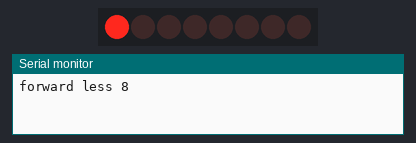
Bench run of a sketch on a simulated Arduino Uno, built with avr-gcc and run on an emulated ATmega328P. On the bench: 8 shift-register outputs drawn as a row of LEDs (first output left, lit = HIGH), the last lines printed to the serial monitor. Wiring (inferred from the names in the program): shift register (74HC595): data pin 2; shift clock pin 3; latch pin 4. Wiring (inferred from the signals the program sends): row of LEDs: on Q0, Q1, Q2, Q3, Q4, Q5, Q6, Q7.

Above: at 0.03 s.
At 0.52 s:
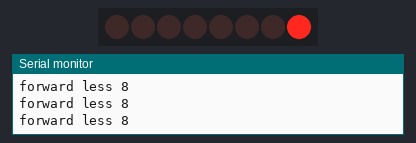
At 0.81 s:
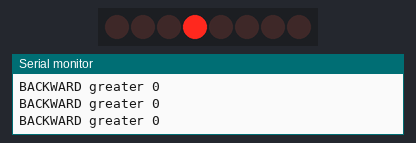
At 1.66 s:
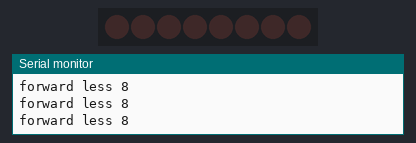
At 2.3 s:
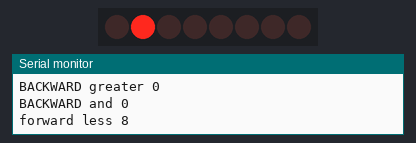
At 2.94 s:
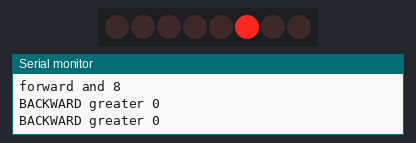
Timing chart, 0 to 3.2 s (numbered marks = the images above):
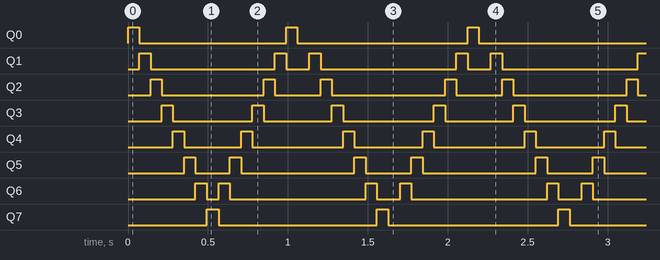

Measured:
- by itself, Q0, Q7: alternates HIGH for 0.07 s and LOW for 1.1 s
- by itself, Q1: repeats every 1.1 s: LOW 0.78 s, HIGH 0.07 s, LOW 0.15 s, HIGH 0.07 s
- by itself, Q2: repeats every 1.1 s: LOW 0.64 s, HIGH 0.07 s, LOW 0.29 s, HIGH 0.07 s
- by itself, Q3: repeats every 1.1 s: LOW 0.50 s, HIGH 0.07 s, LOW 0.43 s, HIGH 0.07 s
- by itself, Q4–6: moves between LOW and HIGH, repeating every 1.1 s

The sketch:

larson-scanner.ino
```cpp
const int data_pin = 2;
const int clock_pin = 3;
const int latch_pin = 4;
const int FORWARD = 0;
const int BACKWARD = 1;

int direction = 0;
int position = 0;
int delayTime = 100;
byte scanner = B10000000;

void setup()
{
  Serial.begin(9600);
  pinMode(data_pin, OUTPUT);
  pinMode(clock_pin, OUTPUT);
  pinMode(latch_pin, OUTPUT);
  direction = FORWARD;
  scanner = B10000000;
}

void loop()
{

  shiftDisplay(scanner);

  if(direction == FORWARD && position < 8) {
  	scanner = scanner >> 1;
    position = position + 1;
    delayTime = 70;
    Serial.println("forward less 8 ");

  }
  else if (direction == FORWARD && position == 8) {
    //change direction
    direction=BACKWARD;
    scanner = B00000010;
    delayTime = 5;
    Serial.println("forward and 8");
  }
  else if (direction == BACKWARD && position > 0) {
   scanner = scanner << 1;
   position = position -1;
	delayTime = 70;
   Serial.println("BACKWARD greater 0");
  }
  else if (direction == BACKWARD && position == 0 ) {
   direction = FORWARD;
   scanner = B01000000;
    delayTime = 5;
   Serial.println("BACKWARD and 0");
  }
  delay(delayTime);

}

void shiftDisplay(byte data) {
  digitalWrite(latch_pin, LOW);
  shiftOut(data_pin, clock_pin, LSBFIRST, data);
  digitalWrite(latch_pin, HIGH);
}
```
